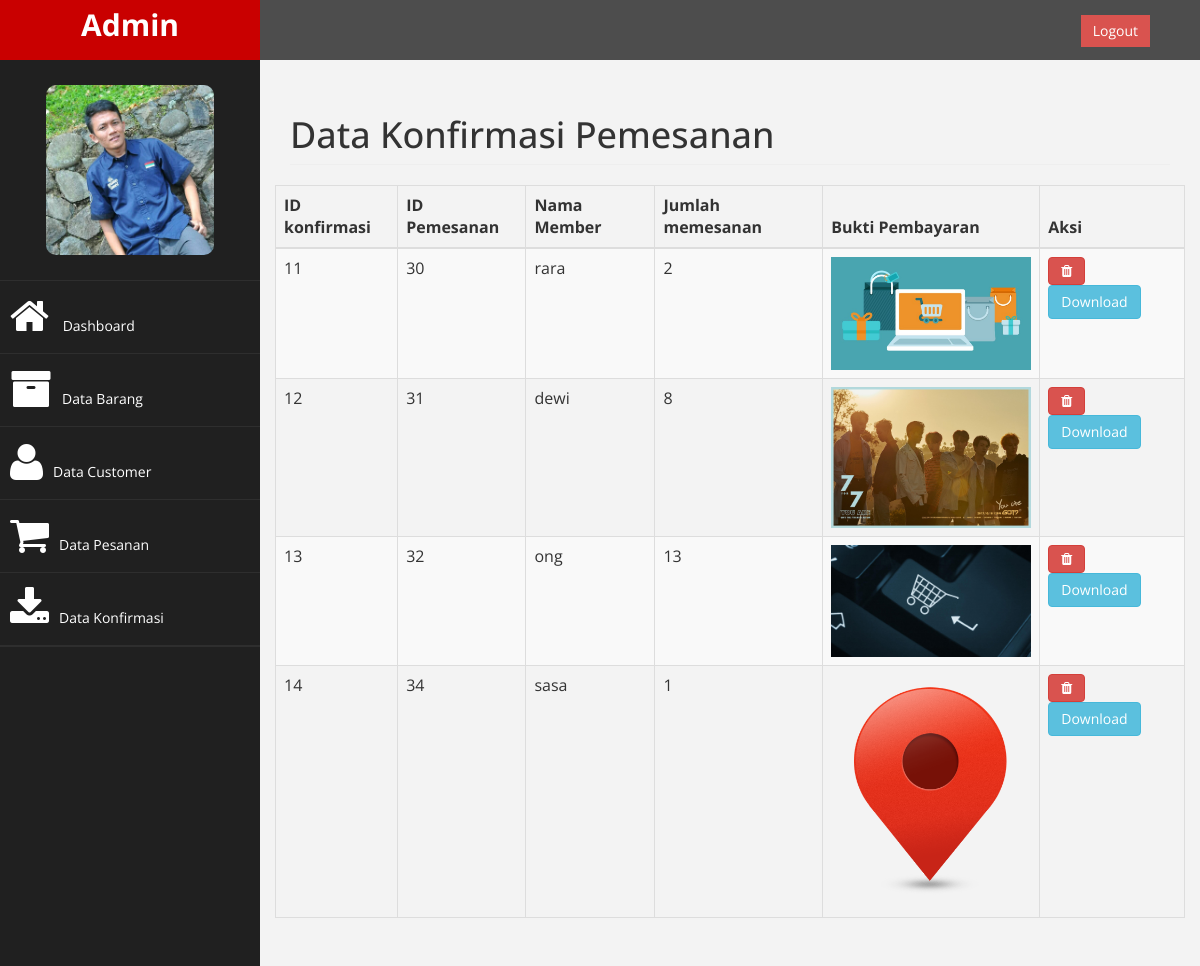
The app's page /index.php/konfirmasi with its own data.
### tables this page shows
CREATE TABLE `konfirmasi` (
  `id_konfirmasi` int(11) NOT NULL,
  `id_customer` int(11) NOT NULL,
  `id_memesan` int(11) NOT NULL,
  `gambar` varchar(100) NOT NULL
);

CREATE TABLE `memesan` (
  `id_memesan` int(20) NOT NULL,
  `id_barang` int(20) NOT NULL,
  `id_customer` int(20) NOT NULL,
  `jumlah` int(20) NOT NULL,
  `status` varchar(50) NOT NULL
);

CREATE TABLE `customer` (
  `id_customer` int(10) NOT NULL,
  `nama` varchar(50) NOT NULL,
  `username` varchar(20) NOT NULL,
  `password` varchar(50) NOT NULL,
  `alamat` varchar(50) NOT NULL,
  `no_hp` varchar(20) NOT NULL
);

### application/controllers/Konfirmasi.php (called while the page is built, shortened)
<?php
class Konfirmasi extends CI_Controller
{
	function __construct()
	{
		$this->load->model('Konfirmasi_model');
		$this->load->model('Customer_model');
		$this->load->model('Memesan_model');
	}
	function index()
	{
		$data['konfirmasi'] = $this->Konfirmasi_model->ambil_data();
		$this->load->view('Admin/Konfirmasi_list',$data);
	}
}
 ?>

### index.php (called while the page is built, shortened)
<?php
require_once BASEPATH.'core/CodeIgniter.php';

### application/models/Konfirmasi_model.php (called while the page is built, shortened)
<?php
class Konfirmasi_model extends CI_Model
{
	function ambil_data()
	{
		$this->db->select('konfirmasi.id_konfirmasi, customer.nama, memesan.id_memesan, memesan.jumlah, konfirmasi.gambar');
        $this->db->from('konfirmasi');
        $this->db->join('customer', 'konfirmasi.id_customer = customer.id_customer');
        $this->db->join('memesan', 'konfirmasi.id_memesan = memesan.id_memesan');
		$query = $this->db->get();
		return $query->result();
	}
}
 ?>

### application/views/Admin/Konfirmasi_list.php (the view, shortened to what this page needs)
<div id="page-wrapper">
	<div class="row">
		<div class="col-lg-12">
			<h1 class="page-header">Data Konfirmasi Pemesanan</h1>
		</div><?=$this->session->flashdata('konfirmasi')?>
	</div>
	<div class="row">
		<table id="example" class="table table-striped table-bordered">
			<thead>
				<tr>
					<th>ID konfirmasi</th>
					<th>ID Pemesanan</th>
					<th>Nama Member</th>
					<th>Jumlah memesanan</th>
					<th style="width:200px">Bukti Pembayaran</th>
					<th>Aksi</th>
				</tr>
			</thead>
			<tbody>
				<?php foreach ($konfirmasi as $key => $value) { ?>
				<tr>
					<td><?php echo $value->id_konfirmasi; ?></td>
					<td><?php echo $value->id_memesan; ?></td>
					<td><?php echo $value->nama; ?></td>
					<td><?php echo $value->jumlah; ?></td>
					<td><img style="width:200px; height:auto;" width="50%" height="50%" src="<?php echo site_url()?>assets/admin/uploads/<?php echo $value->gambar; ?>"></td>
					<td><a href="<?php echo site_url('index.php/Konfirmasi/delete/'.$value->id_konfirmasi); ?>"
							class="btn btn-danger">
							<i class="fa fa-trash"></i>
						</a>
					<a href="<?php echo site_url('index.php/Konfirmasi/download/'.$value->id_konfirmasi); ?>" class="btn btn-info">Download</a></td>
				</tr>
				<?php } ?>
			</tbody>
		</table>
	</div>

### assets/admin/css/custom.css (style rules this page uses)
body { font-family: 'Open Sans', sans-serif; }
#page-wrapper { padding: 15px 15px; min-height: 600px; background:#F3F3F3; }
@media (min-width:768px) { #page-wrapper { margin: 0 0 0 260px; padding: 15px 30px; min-height: 1200px; } }

### records on screen
konfirmasi: id_konfirmasi "11", id_memesan.id_memesan "30", id_customer.nama "rara", id_memesan.jumlah "2", gambar (picture)
konfirmasi: id_konfirmasi "12", id_memesan.id_memesan "31", id_customer.nama "dewi", id_memesan.jumlah "8", gambar (picture)
konfirmasi: id_konfirmasi "13", id_memesan.id_memesan "32", id_customer.nama "ong", id_memesan.jumlah "13", gambar (picture)
konfirmasi: id_konfirmasi "14", id_memesan.id_memesan "34", id_customer.nama "sasa", id_memesan.jumlah "1", gambar (picture)
